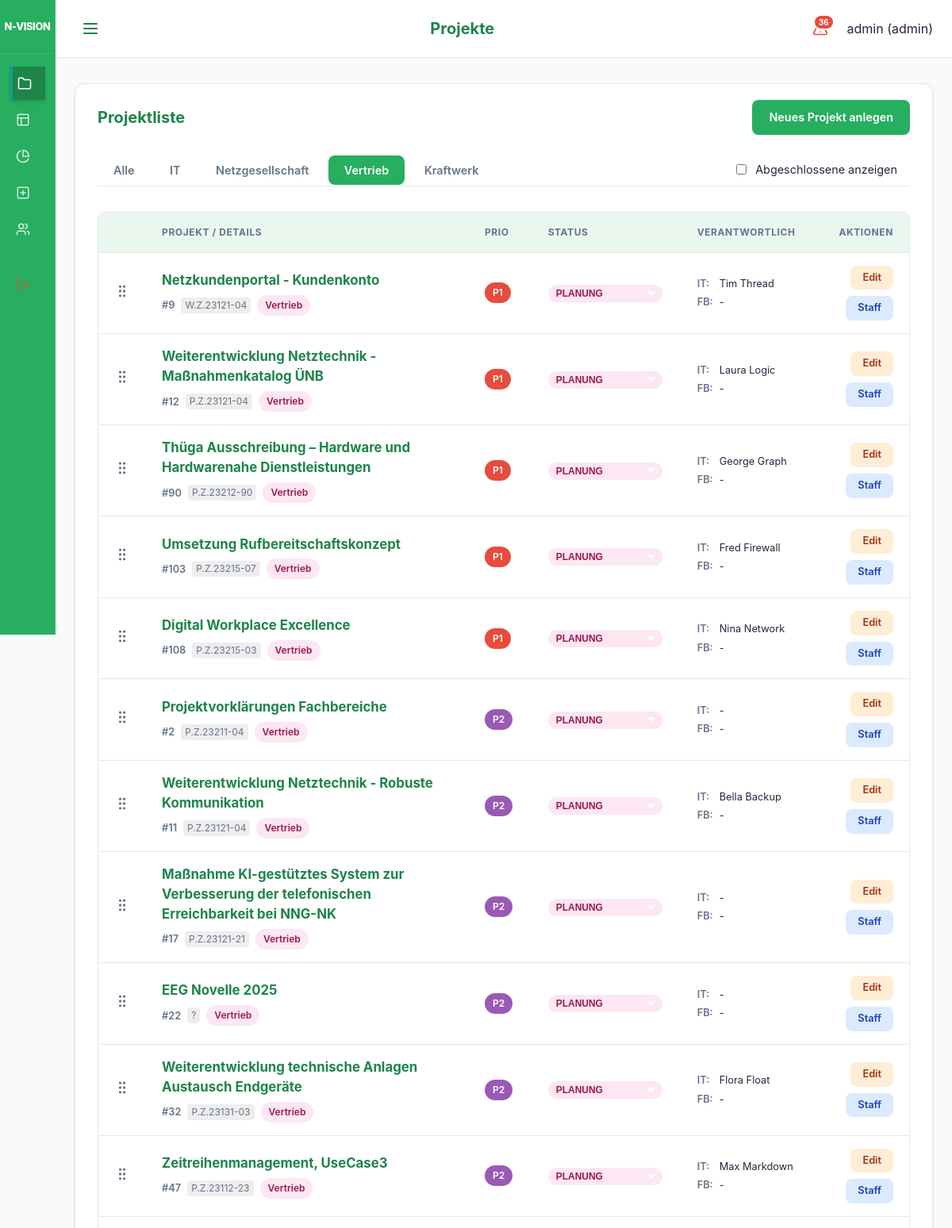
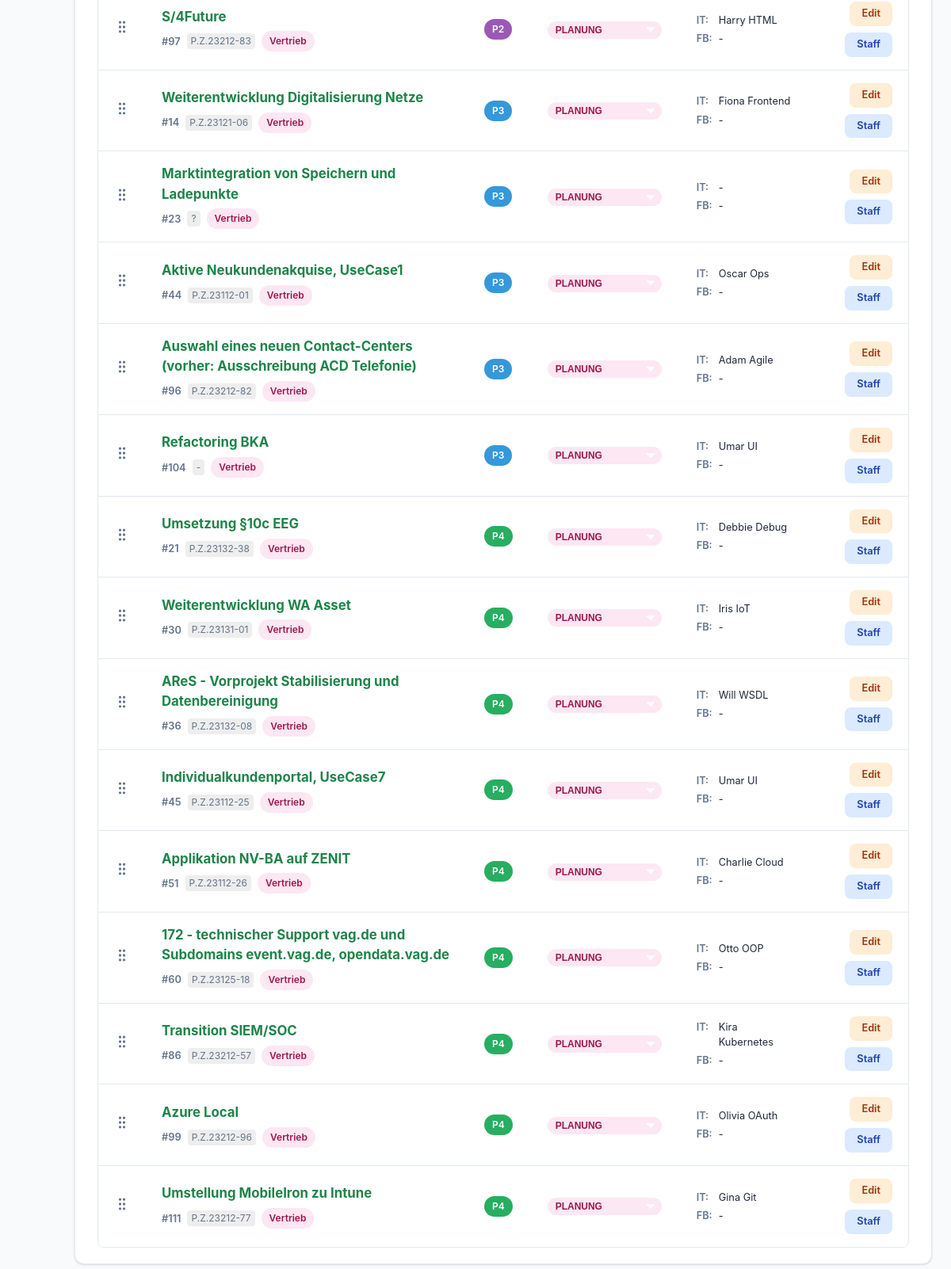
Before: /ui/projects?division=Vertrieb (signed in) with the older database file (2 pictures, top to bottom).
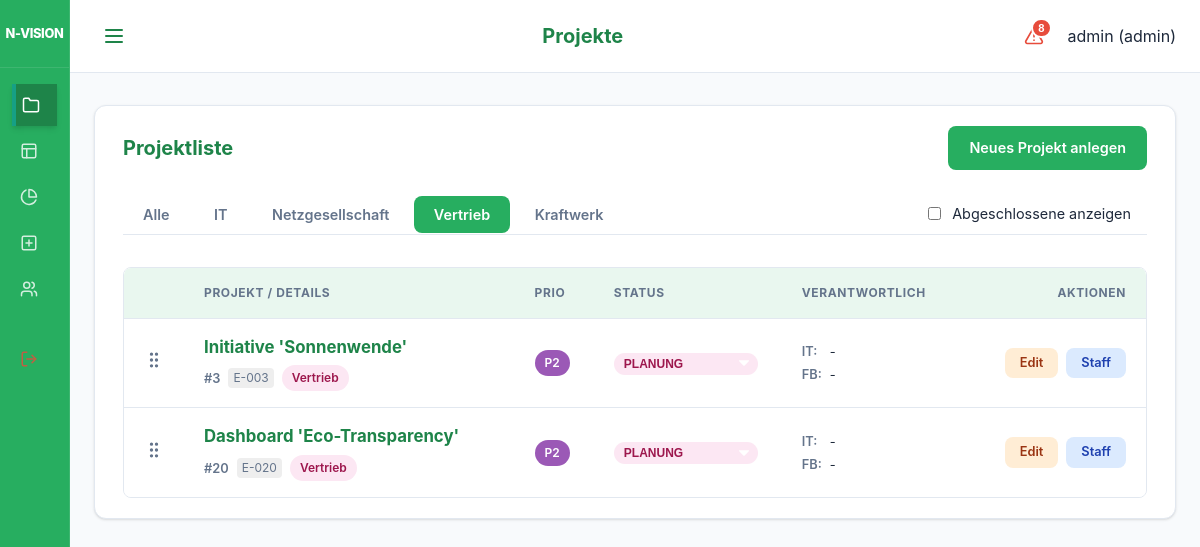
After: the same page with the newer database file.
### models.py (models this page shows)
class Project(Base):
    __tablename__ = "projects"
    id = Column(Integer, primary_key=True, index=True)
    name = Column(String, index=True)
    description = Column(String, nullable=True)
    business_value = Column(String, nullable=True)
    internal_number = Column(String, nullable=True)
    division = Column(String, nullable=True) # "IT", "Netzgesellschaft", "Vertrieb", "Kraftwerk"
    start_date = Column(Date)
    end_date = Column(Date)
    priority = Column(Integer, default=1) # 1 highest
    status = Column(Enum(ProjectStatus), default=ProjectStatus.PLANNING)
    manager_id = Column(Integer, ForeignKey("employees.id"), nullable=True)
    responsible_it = Column(String, nullable=True)
    responsible_fb = Column(String, nullable=True)
    pab_approval = Column(Integer, default=0) # 0 = No, 1 = Yes
    cats_number = Column(String, nullable=True)
    pt_intern_pab = Column(Float, default=0.0)
    pt_intern_planned = Column(Float, default=0.0)
    pt_extern_planned = Column(Float, default=0.0)
    staffings = relationship("Staffing", back_populates="project")
    bookings = relationship("Booking", back_populates="project")
    milestones = relationship("Milestone", back_populates="project", cascade="all, delete-orphan")

### main.py (the view)
@app.get("/ui/projects", response_class=HTMLResponse)
def ui_projects(request: Request, division: Optional[str] = None, show_completed: bool = Query(False), db: Session = Depends(get_db)):
    if not request.state.user:
        return RedirectResponse(url="/login")
    if request.state.user.role == models.UserRole.ADMIN:
        query = db.query(models.Project)
    else:
        query = db.query(models.Project).join(models.Staffing).filter(models.Staffing.employee_id == request.state.user.employee_id)
    if division:
        query = query.filter(models.Project.division == division)
    if not show_completed:
        query = query.filter(models.Project.status != models.ProjectStatus.COMPLETED)
    projects = query.all()
    for p in projects:
        p.progress = calculate_project_progress(p, db)
    return templates.TemplateResponse(
        request=request, name="projects.html", context={
            "projects": projects,
            "active_page": "projects",
            "user": request.state.user,
            "selected_division": division,
            "show_completed": show_completed
        }
    )

### templates/projects.html (shortened to what the changed rows need)
{% extends "base.html" %}
{% set title = "Projekte" %}
{% block content %}
<div class="card">
    <div class="project-table-header">
        <h2>Projektliste</h2>
    </div>
    <div class="modern-table-wrapper">
        <table class="modern-table">
            <thead>
                <tr>
                    {% if request.state.user and request.state.user.role.value == 'admin' %}
                    <th style="width: 40px;"></th>
                    {% endif %}
                    <th data-label="Projekt">Projekt / Details</th>
                    <th data-label="Prio" style="width: 60px;">Prio</th>
                    <th data-label="Status" style="width: 120px;">Status</th>
                    <th data-label="Verantwortlich" class="hide-on-tablet">Verantwortlich</th>
                    <th style="text-align: right;" data-label="Aktionen">Aktionen</th>
                </tr>
            </thead>
            <tbody id="project-table-body">
                {% for p in projects|sort(attribute='priority') %}
                <tr data-id="{{ p.id }}" class="{% if request.state.user and request.state.user.role.value == 'admin' %}draggable-row{% endif %}">
                    {% if request.state.user and request.state.user.role.value == 'admin' %}
                    <td class="drag-handle" style="cursor: grab; color: var(--text-muted); text-align: center;" data-label="Sort">
                    </td>
                    {% endif %}
                    <td data-label="Projekt">
                        <div style="display: flex; flex-direction: column;">
                            <a href="/ui/projects/{{ p.id }}" class="project-name-link">{{ p.name }}</a>
                            <div style="margin-top: 0.35rem; display: flex; align-items: center; gap: 0.5rem;">
                                <span style="font-weight: 600; font-size: 0.8rem; color: var(--text-muted);">#{{ p.id }}</span>
                                {% if p.internal_number %}
                                <small style="color: var(--text-muted); background: #eee; padding: 1px 5px; border-radius: 4px;">{{ p.internal_number }}</small>
                                {% endif %}
                                {% if p.division == 'IT' %}
                                    <span class="badge badge-it">{{ p.division }}</span>
                                {% elif p.division == 'Netzgesellschaft' %}
                                    <span class="badge badge-netz">{{ p.division }}</span>
                                {% elif p.division == 'Vertrieb' %}
                                    <span class="badge badge-vertrieb">{{ p.division }}</span>
                                {% elif p.division == 'Kraftwerk' %}
                                    <span class="badge badge-kraftwerk">{{ p.division }}</span>
                                {% else %}
                                    <span class="badge badge-default">{{ p.division if p.division else '-' }}</span>
                                {% endif %}
                            </div>
                        </div>
                    </td>
                    <td data-label="Prio">
                        {% if p.priority == 1 %}
                                <span class="badge" style="background-color: var(--danger); color: white;">P1</span>
                                {% elif p.priority == 2 %}
                                <span class="badge" style="background-color: var(--warning); color: white;">P2</span>
                                {% elif p.priority == 3 %}
                                <span class="badge" style="background-color: var(--info); color: white;">P3</span>
                                {% elif p.priority == 4 %}
                                <span class="badge" style="background-color: var(--success); color: white;">P4</span>
                        {% else %}
                            <span class="badge badge-default">P{{ p.priority }}</span>
                        {% endif %}
                    </td>
                    <td data-label="Status">
                        <div style="display: flex; flex-direction: column; gap: 0.4rem;">
                            {% if request.state.user and request.state.user.role.value == 'admin' %}
                            <form action="/ui/projects/{{ p.id }}/status" method="post" id="status-form-{{ p.id }}">
                                <select name="status" class="badge status-{{ p.status.value.replace('_', '-') }}"
                                        style="align-self: flex-start; border: none; cursor: pointer; appearance: none; -webkit-appearance: none; padding-right: 1.5rem; background-repeat: no-repeat; background-position: right 0.5rem top 50%; background-size: 0.65rem auto;"
                                        onchange="this.form.submit()">
                                    <option value="planning" {% if p.status.value == "planning" %}selected{% endif %}>PLANUNG</option>
                                </select>
                            </form>
                            {% endif %}
                        </div>
                    </td>
                    <td data-label="Verantwortlich" class="hide-on-tablet">
                        <div class="responsible-info">
                            <span class="responsible-label">IT:</span> <span>{{ p.responsible_it if p.responsible_it else '-' }}</span>
                            <span class="responsible-label">FB:</span> <span>{{ p.responsible_fb if p.responsible_fb else '-' }}</span>
                        </div>
                    </td>
                    <td style="text-align: right;" data-label="Aktionen">
                        <div class="action-buttons" style="justify-content: flex-end;">
                            {% if request.state.user and request.state.user.role.value == 'admin' %}
                            <a href="/ui/projects/{{ p.id }}/edit" class="btn btn-small btn-edit" title="Bearbeiten">Edit</a>
                            <a href="/ui/staffing/add?project_id={{ p.id }}" class="btn btn-small btn-staffing" title="Staffing">Staff</a>
                            {% endif %}
                        </div>
                    </td>
                </tr>
                {% endfor %}
            </tbody>
        </table>
    </div>
</div>
{% endblock %}

### templates/base.html (shortened to what this page needs)
<!DOCTYPE html>
<html lang="de">
<head>
    <link rel="stylesheet" href="{{ static_url('/static/styles.css') }}">
</head>
<body>
<div class="app-layout">
    <aside class="sidebar">
        <div class="sidebar-header">
            <div class="brand-title">N-VISION</div>
        </div>
        <nav class="sidebar-nav">
            <div class="nav-group">
                <a href="/ui/projects" class="{% if active_page == 'projects' %}active{% endif %}" title="Projekte">
                    <svg xmlns="http://www.w3.org/2000/svg" width="18" height="18" viewBox="0 0 24 24" fill="none" stroke="currentColor" stroke-width="2" stroke-linecap="round" stroke-linejoin="round" class="nav-icon"><path d="M22 19a2 2 0 0 1-2 2H4a2 2 0 0 1-2-2V5a2 2 0 0 1 2-2h5l2 3h9a2 2 0 0 1 2 2z"/></svg>
                </a>
                <a href="/" class="{% if active_page == 'heatmap' %}active{% endif %}" title="Heatmap">
                    <svg xmlns="http://www.w3.org/2000/svg" width="18" height="18" viewBox="0 0 24 24" fill="none" stroke="currentColor" stroke-width="2" stroke-linecap="round" stroke-linejoin="round" class="nav-icon"><rect width="18" height="18" x="3" y="3" rx="2"/><path d="M3 9h18"/><path d="M9 21V9"/></svg>
                </a>
                <a href="/ui/reports" class="{% if active_page == 'reports' %}active{% endif %}" title="Reports">
                    <svg xmlns="http://www.w3.org/2000/svg" width="18" height="18" viewBox="0 0 24 24" fill="none" stroke="currentColor" stroke-width="2" stroke-linecap="round" stroke-linejoin="round" class="nav-icon"><path d="M21.21 15.89A10 10 0 1 1 8 2.83"></path><path d="M22 12A10 10 0 0 0 12 2v10z"></path></svg>
                </a>
                {% if request.state.user and request.state.user.role.value == 'admin' %}
                <a href="/ui/projects/add" class="{% if active_page == 'project_add' %}active{% endif %}" title="Projekt anlegen">
                    <svg xmlns="http://www.w3.org/2000/svg" width="18" height="18" viewBox="0 0 24 24" fill="none" stroke="currentColor" stroke-width="2" stroke-linecap="round" stroke-linejoin="round" class="nav-icon"><rect width="18" height="18" x="3" y="3" rx="2"/><path d="M12 8v8"/><path d="M8 12h8"/></svg>
                </a>
                <a href="/ui/employees" class="{% if active_page == 'employees' %}active{% endif %}" title="Mitarbeiter">
                </a>
                {% endif %}
            </div>
            <div class="nav-group" style="margin-top: auto;">
                <a href="/logout" style="color: var(--danger);" title="Abmelden">
                </a>
            </div>
        </nav>
    </aside>
    <div class="main-wrapper">
        <header class="top-bar">
            <button class="menu-toggle" id="menuToggle" aria-label="Menü öffnen">
                <svg xmlns="http://www.w3.org/2000/svg" width="24" height="24" viewBox="0 0 24 24" fill="none" stroke="currentColor" stroke-width="2" stroke-linecap="round" stroke-linejoin="round"><line x1="4" x2="20" y1="12" y2="12"/><line x1="4" x2="20" y1="6" y2="6"/><line x1="4" x2="20" y1="18" y2="18"/></svg>
            </button>
            <h1 class="page-title">{{ title if title else "N-VISION" }}</h1>
            <div class="user-info" style="display: flex; align-items: center; gap: 1rem;">
                {% if request.state.user %}
                {% set criticals = get_critical_projects(request) %}
                <button class="critical-trigger" id="criticalTrigger" title="Kritische Projekte">
                    {% if criticals|length > 0 %}
                    <span class="critical-badge">{{ criticals|length }}</span>
                    {% endif %}
                </button>
                {% endif %}
                <span>{{ request.state.user.username if request.state.user else "Gast" }} ({{ request.state.user.role.value if request.state.user else "" }})</span>
            </div>
        </header>
        <main class="content-area">
            {% block content %}{% endblock %}
        </main>
    </div>
</div>
</body>
</html>

Changed rows visible on the page:
no longer on this page (row edited): Project: name "Netzkundenportal - Kundenkonto", id "9", internal_number "W.Z.23121-04", division "Vertrieb", priority "P1", status "PLANUNG", responsible_it "Tim Thread", responsible_fb "-"
no longer on this page (row edited): Project: name "Weiterentwicklung Netztechnik - Maßnahmenkatalog ÜNB", id "12", internal_number "P.Z.23121-04", division "Vertrieb", priority "P1", status "PLANUNG", responsible_it "Laura Logic", responsible_fb "-"
removed Project: name "Thüga Ausschreibung – Hardware und Hardwarenahe Dienstleistungen", id "90", internal_number "P.Z.23212-90", division "Vertrieb", priority "P1", status "PLANUNG", responsible_it "George Graph", responsible_fb "-"
removed Project: name "Umsetzung Rufbereitschaftskonzept", id "103", internal_number "P.Z.23215-07", division "Vertrieb", priority "P1", status "PLANUNG", responsible_it "Fred Firewall", responsible_fb "-"
removed Project: name "Digital Workplace Excellence", id "108", internal_number "P.Z.23215-03", division "Vertrieb", priority "P1", status "PLANUNG", responsible_it "Nina Network", responsible_fb "-"
no longer on this page (row edited): Project: name "Projektvorklärungen Fachbereiche", id "2", internal_number "P.Z.23211-04", division "Vertrieb", priority "P2", status "PLANUNG", responsible_it "-", responsible_fb "-"
no longer on this page (row edited): Project: name "Weiterentwicklung Netztechnik - Robuste Kommunikation", id "11", internal_number "P.Z.23121-04", division "Vertrieb", priority "P2", status "PLANUNG", responsible_it "Bella Backup", responsible_fb "-"
no longer on this page (row edited): Project: name "Maßnahme KI-gestütztes System zur Verbesserung der telefonischen Erreichbarkeit bei NNG-NK", id "17", internal_number "P.Z.23121-21", division "Vertrieb", priority "P2", status "PLANUNG", responsible_it "-", responsible_fb "-"
removed Project: name "EEG Novelle 2025", id "22", internal_number "?", division "Vertrieb", priority "P2", status "PLANUNG", responsible_it "-", responsible_fb "-"
removed Project: name "Weiterentwicklung technische Anlagen Austausch Endgeräte", id "32", internal_number "P.Z.23131-03", division "Vertrieb", priority "P2", status "PLANUNG", responsible_it "Flora Float", responsible_fb "-"
removed Project: name "Zeitreihenmanagement, UseCase3", id "47", internal_number "P.Z.23112-23", division "Vertrieb", priority "P2", status "PLANUNG", responsible_it "Max Markdown", responsible_fb "-"
removed Project: name "S/4Future", id "97", internal_number "P.Z.23212-83", division "Vertrieb", priority "P2", status "PLANUNG", responsible_it "Harry HTML", responsible_fb "-"
no longer on this page (row edited): Project: name "Weiterentwicklung Digitalisierung Netze", id "14", internal_number "P.Z.23121-06", division "Vertrieb", priority "P3", status "PLANUNG", responsible_it "Fiona Frontend", responsible_fb "-"
removed Project: name "Marktintegration von Speichern und Ladepunkte", id "23", internal_number "?", division "Vertrieb", priority "P3", status "PLANUNG", responsible_it "-", responsible_fb "-"
removed Project: name "Aktive Neukundenakquise, UseCase1", id "44", internal_number "P.Z.23112-01", division "Vertrieb", priority "P3", status "PLANUNG", responsible_it "Oscar Ops", responsible_fb "-"
removed Project: name "Auswahl eines neuen Contact-Centers (vorher: Ausschreibung ACD Telefonie)", id "96", internal_number "P.Z.23212-82", division "Vertrieb", priority "P3", status "PLANUNG", responsible_it "Adam Agile", responsible_fb "-"
removed Project: name "Refactoring BKA", id "104", internal_number "-", division "Vertrieb", priority "P3", status "PLANUNG", responsible_it "Umar UI", responsible_fb "-"
removed Project: name "Umsetzung §10c EEG", id "21", internal_number "P.Z.23132-38", division "Vertrieb", priority "P4", status "PLANUNG", responsible_it "Debbie Debug", responsible_fb "-"
removed Project: name "Weiterentwicklung WA Asset", id "30", internal_number "P.Z.23131-01", division "Vertrieb", priority "P4", status "PLANUNG", responsible_it "Iris IoT", responsible_fb "-"
removed Project: name "AReS - Vorprojekt Stabilisierung und Datenbereinigung", id "36", internal_number "P.Z.23132-08", division "Vertrieb", priority "P4", status "PLANUNG", responsible_it "Will WSDL", responsible_fb "-"
removed Project: name "Individualkundenportal, UseCase7", id "45", internal_number "P.Z.23112-25", division "Vertrieb", priority "P4", status "PLANUNG", responsible_it "Umar UI", responsible_fb "-"
removed Project: name "Applikation NV-BA auf ZENIT", id "51", internal_number "P.Z.23112-26", division "Vertrieb", priority "P4", status "PLANUNG", responsible_it "Charlie Cloud", responsible_fb "-"
removed Project: name "172 - technischer Support vag.de und Subdomains event.vag.de, opendata.vag.de", id "60", internal_number "P.Z.23125-18", division "Vertrieb", priority "P4", status "PLANUNG", responsible_it "Otto OOP", responsible_fb "-"
removed Project: name "Transition SIEM/SOC", id "86", internal_number "P.Z.23212-57", division "Vertrieb", priority "P4", status "PLANUNG", responsible_it "Kira Kubernetes", responsible_fb "-"
removed Project: name "Azure Local", id "99", internal_number "P.Z.23212-96", division "Vertrieb", priority "P4", status "PLANUNG", responsible_it "Olivia OAuth", responsible_fb "-"
removed Project: name "Umstellung MobileIron zu Intune", id "111", internal_number "P.Z.23212-77", division "Vertrieb", priority "P4", status "PLANUNG", responsible_it "Gina Git", responsible_fb "-"
now on this page (row edited): Project: name "Initiative 'Sonnenwende'", id "3", internal_number "E-003", division "Vertrieb", priority "P2", status "PLANUNG", responsible_it "-", responsible_fb "-"
now on this page (row edited): Project: name "Dashboard 'Eco-Transparency'", id "20", internal_number "E-020", division "Vertrieb", priority "P2", status "PLANUNG", responsible_it "-", responsible_fb "-"
Other visible differences:
{{ criticals|length }}: "36" → "8"
